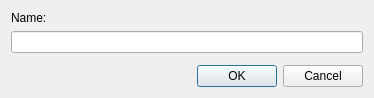
<?xml version="1.0" encoding="UTF-8"?>
<ui version="4.0">
 <class>PaymentMethodEditor</class>
 <widget class="QWidget" name="PaymentMethodEditor">
  <property name="geometry">
   <rect>
    <x>0</x>
    <y>0</y>
    <width>374</width>
    <height>98</height>
   </rect>
  </property>
  <property name="windowTitle">
   <string>Form</string>
  </property>
  <layout class="QVBoxLayout" name="verticalLayout">
   <item>
    <widget class="QLabel" name="name_label">
     <property name="text">
      <string>Name:</string>
     </property>
    </widget>
   </item>
   <item>
    <widget class="QLineEdit" name="name"/>
   </item>
   <item>
    <spacer name="vspacer">
     <property name="orientation">
      <enum>Qt::Vertical</enum>
     </property>
     <property name="sizeHint" stdset="0">
      <size>
       <width>20</width>
       <height>40</height>
      </size>
     </property>
    </spacer>
   </item>
   <item>
    <widget class="QDialogButtonBox" name="buttons">
     <property name="standardButtons">
      <set>QDialogButtonBox::Cancel|QDialogButtonBox::Ok</set>
     </property>
    </widget>
   </item>
  </layout>
 </widget>
 <resources/>
 <connections/>
</ui>
